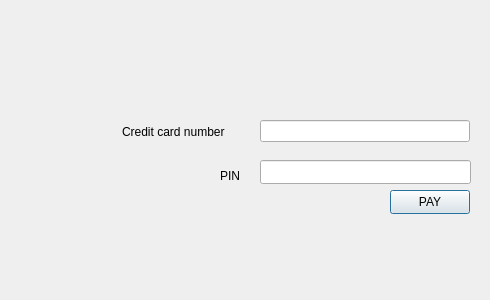
<?xml version="1.0" encoding="UTF-8"?>
<ui version="4.0">
 <class>credits</class>
 <widget class="QDialog" name="credits">
  <property name="geometry">
   <rect>
    <x>0</x>
    <y>0</y>
    <width>490</width>
    <height>300</height>
   </rect>
  </property>
  <property name="windowTitle">
   <string>Payment - The Winkel</string>
  </property>
  <property name="windowIcon">
   <iconset>
    <normaloff>../pictures/minilogo_g9m_icon.ico</normaloff>../pictures/minilogo_g9m_icon.ico</iconset>
  </property>
  <widget class="QLabel" name="label_2">
   <property name="geometry">
    <rect>
     <x>220</x>
     <y>168</y>
     <width>31</width>
     <height>16</height>
    </rect>
   </property>
   <property name="font">
    <font/>
   </property>
   <property name="text">
    <string>PIN</string>
   </property>
  </widget>
  <widget class="QLineEdit" name="pin">
   <property name="geometry">
    <rect>
     <x>260</x>
     <y>160</y>
     <width>211</width>
     <height>24</height>
    </rect>
   </property>
   <property name="font">
    <font/>
   </property>
   <property name="echoMode">
    <enum>QLineEdit::Password</enum>
   </property>
  </widget>
  <widget class="QPushButton" name="paybutton">
   <property name="geometry">
    <rect>
     <x>390</x>
     <y>190</y>
     <width>80</width>
     <height>24</height>
    </rect>
   </property>
   <property name="font">
    <font/>
   </property>
   <property name="text">
    <string>PAY</string>
   </property>
  </widget>
  <widget class="QLabel" name="label_3">
   <property name="geometry">
    <rect>
     <x>0</x>
     <y>0</y>
     <width>490</width>
     <height>300</height>
    </rect>
   </property>
   <property name="text">
    <string/>
   </property>
   <property name="pixmap">
    <pixmap>../pictures/creditbkg.jpg</pixmap>
   </property>
  </widget>
  <widget class="QLabel" name="label">
   <property name="geometry">
    <rect>
     <x>122</x>
     <y>120</y>
     <width>131</width>
     <height>24</height>
    </rect>
   </property>
   <property name="font">
    <font/>
   </property>
   <property name="text">
    <string>Credit card number</string>
   </property>
  </widget>
  <widget class="QLineEdit" name="cardnumber">
   <property name="geometry">
    <rect>
     <x>260</x>
     <y>120</y>
     <width>210</width>
     <height>22</height>
    </rect>
   </property>
   <property name="font">
    <font/>
   </property>
  </widget>
  <zorder>label_3</zorder>
  <zorder>label_2</zorder>
  <zorder>pin</zorder>
  <zorder>paybutton</zorder>
  <zorder>label</zorder>
  <zorder>cardnumber</zorder>
 </widget>
 <resources/>
 <connections/>
</ui>
